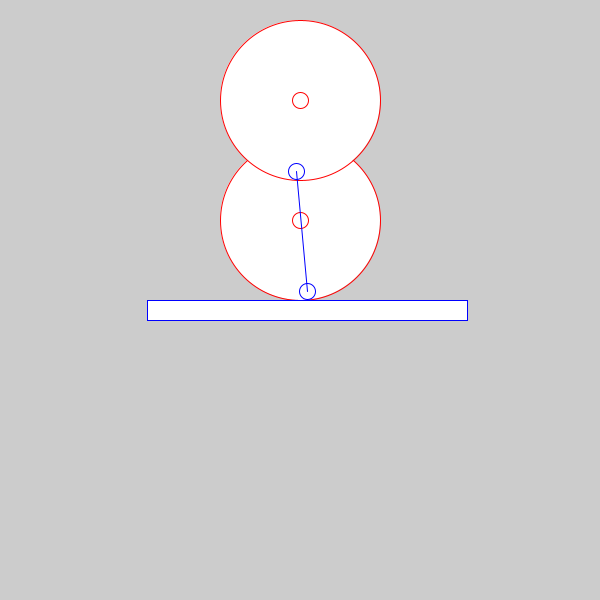
Frame 1 (no input)
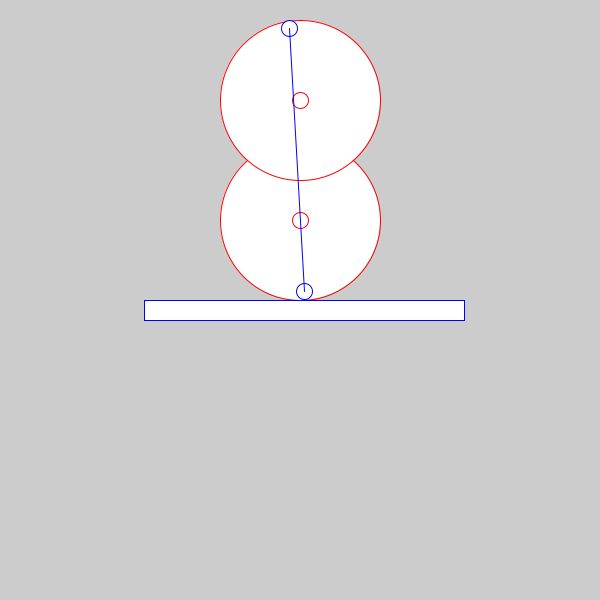
Frame 60 (the mouse pressed at the canvas centre just before this capture)
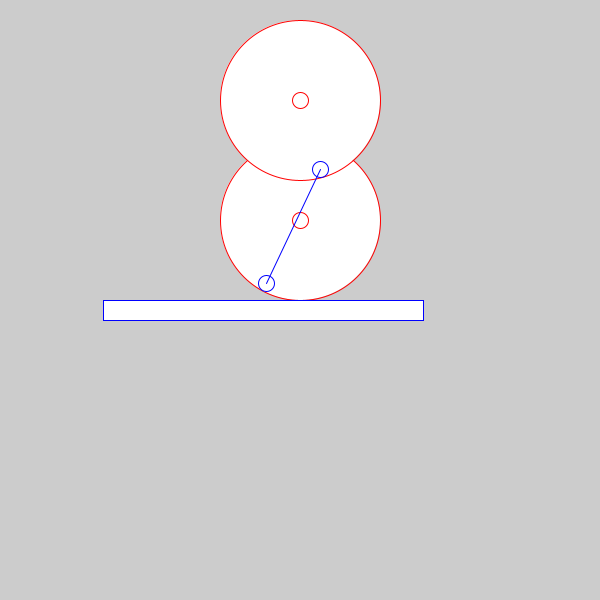
Frame 120 (the mouse held since frame 60 and released just before this capture)

The Processing sketch that drew these frames (run headless with seeded random() and noise(); from frame 60 on, the mouse is pressed at the canvas centre):

// Processing sketch: processing_135281
// ── processing_135281.pde

engranajeMaster master;
engranajeSlave slave;
engranajeLineal lineal;

//posicion y dimensiones del engranaje master
float posicionX = 300;

float radio1 = 80;

float posicionY = radio1 + 20;
float vinculo1 = radio1-radio1/10;

//coordenadas del centro del punto de vÃnculo (master y slave)
float xmaster, ymaster, xslave, yslave;
float maxSlave = 0;

//separacion entre master y slave
int separacion = -40;


float radio2 = 80;
float vinculo2 = radio2-radio2/10;
float anguloInicial1 = PI/2;
float anguloInicial2 = 0.0;
float velocidadInicial = 0.05;


void setup(){
  ellipseMode(RADIUS);
  rectMode(CENTER);
  size(600,600);
  master  = new engranajeMaster(posicionX,posicionY,radio1,vinculo1, anguloInicial1, velocidadInicial);
  anguloInicial2 = (PI/2)+atan(radio1*sin((PI/2)-(anguloInicial1))/(radio1*(1-cos((PI/2)-anguloInicial1))+separacion+radio2));
  slave = new engranajeSlave(master.xpos, master.ypos+separacion+radio1+radio2, radio2, vinculo2, (PI/2)+anguloInicial2, 0.0);
  lineal = new engranajeLineal(master.xpos, master.ypos+separacion+radio1+2*radio2+radio2/4/2, radio2*4, radio2/4 );

}


void draw(){
  
background(204);

master.actualizar();

slave.actualizar(master.angle);
slave.dibujar();

master.dibujar();

line(xslave,yslave,xmaster,ymaster);

lineal.actualizar(300+cos(slave.angle)*radio2);
lineal.dibujar();


}

class engranaje{
  float xpos, ypos, radio, vinculo, indice, velocidad, sentido, speed, angle;
 
 engranaje (float x, float y, float r, float vinc, float ang, float vel){
   xpos = x;
   ypos = y;
   radio = r;
   vinculo = vinc;
   angle = ang; //en radianes
   speed = vel;
 } 
}

class engranajeMaster extends engranaje{

  engranajeMaster(float x, float y, float r, float vinc, float ang, float vel){
    super(x,y,r,vinc,ang,vel);
  }
  
  void actualizar(){
 angle += speed;
 }
 
 void dibujar(){
 stroke(255, 0, 0);
 //dibujar el engranaje
 ellipse (xpos, ypos, radio, radio);
 //dibujar centro
 ellipse (xpos, ypos, radio/10, radio/10);
 //dibijar punto de vinculo
 stroke(0, 0, 255);
 xmaster=xpos+vinculo*cos(angle);
 ymaster=ypos+vinculo*sin(angle);
 ellipse (xmaster, ymaster, radio/10, radio/10);
 pushMatrix();
 rotate(angle, xpos, ypos, 0);
 popMatrix();
 
 
 }

}


class engranajeSlave extends engranaje{
  
  //engranaje (float x, float y, float r, float vinc, float ang, float vel){
  
  engranajeSlave(float x, float y, float r, float vinc, float ang, float vel){
  super(x,y,r,vinc,ang,vel);
  }
  
  void actualizar(float anguloMaster){
  angle = (PI/2)+atan(radio1*sin((PI/2)-anguloMaster)/(radio1*(1-cos((PI/2)-anguloMaster))+separacion+radio2));
  }
  
  void dibujar(){
 stroke(255, 0, 0);
 //dibujar el engranaje
 ellipse (xpos, ypos, radio, radio);
 //dibujar el centro
 ellipse (xpos, ypos, radio/10, radio/10);
 //dibijar punto de vinculo
 stroke(0, 0, 255);
 
 xslave = xpos+vinculo*cos(angle);
 yslave = ypos+vinculo*sin(angle);
 
 ellipse (xslave, yslave, radio/10, radio/10);
 //ellipse (xpos+vinculo*cos(angle), ypos+vinculo*sin(angle), radio/10, radio/10);
 pushMatrix();
 rotate(angle, xpos, ypos, 0);
 popMatrix();
 }
  
}



class engranajeLineal{
 float centro, ancho, largo, posicion;
 
 engranajeLineal (float p,float c, float l, float a ){
    centro = c;
    ancho = a;
    largo = l;
    posicion = p;
 }

void actualizar(float pos){
 posicion = pos;
}

void dibujar(){
pushMatrix();
rect(posicion,centro, largo, ancho);
popMatrix();
} 
 
}
